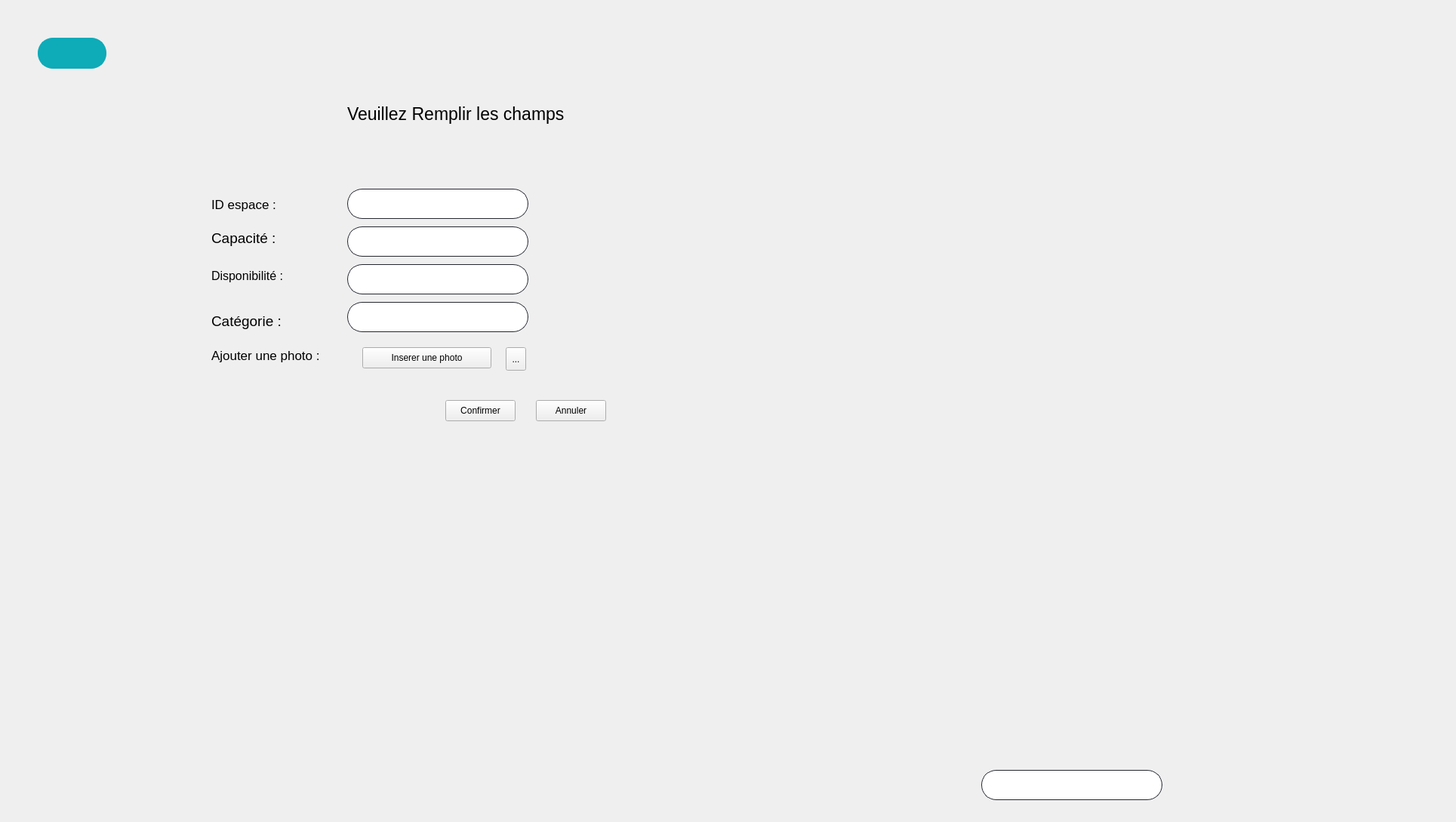
        <widget class="QWidget" name="AjouterEspace">
         <attribute name="title">
          <string>Ajouter Espace</string>
         </attribute>
         <widget class="QLabel" name="label">
          <property name="geometry">
           <rect>
            <x>-30</x>
            <y>-10</y>
            <width>1920</width>
            <height>1080</height>
           </rect>
          </property>
          <property name="font">
           <font>
            <pointsize>8</pointsize>
           </font>
          </property>
          <property name="text">
           <string/>
          </property>
          <property name="pixmap">
           <pixmap resource="res.qrc">:/img/back_empty.png</pixmap>
          </property>
          <property name="scaledContents">
           <bool>true</bool>
          </property>
         </widget>
         <widget class="QLabel" name="label_3">
          <property name="geometry">
           <rect>
            <x>280</x>
            <y>250</y>
            <width>131</width>
            <height>41</height>
           </rect>
          </property>
          <property name="font">
           <font>
            <pointsize>13</pointsize>
           </font>
          </property>
          <property name="contextMenuPolicy">
           <enum>Qt::NoContextMenu</enum>
          </property>
          <property name="text">
           <string>ID espace :</string>
          </property>
         </widget>
         <widget class="QLineEdit" name="nomActurlBox_2">
          <property name="geometry">
           <rect>
            <x>460</x>
            <y>300</y>
            <width>240</width>
            <height>40</height>
           </rect>
          </property>
          <property name="font">
           <font>
            <family>OpenSymbol</family>
            <pointsize>11</pointsize>
           </font>
          </property>
          <property name="styleSheet">
           <string notr="true">QLineEdit {
border: 1px solid rgb(37,39,48);
border-radius: 20px;
padding-left:20px;
padding-right:20px;
}
QLineEdit:hover{
	border: 2px solid rgb(222, 221, 218)
}
QLineEdit:focus{
	border: 2px solid rgb(154, 208, 236)
}</string>
          </property>
          <property name="text">
           <string/>
          </property>
          <property name="placeholderText">
           <string/>
          </property>
         </widget>
         <widget class="QLineEdit" name="nomActurlBox_3">
          <property name="geometry">
           <rect>
            <x>460</x>
            <y>250</y>
            <width>240</width>
            <height>40</height>
           </rect>
          </property>
          <property name="font">
           <font>
            <family>OpenSymbol</family>
            <pointsize>11</pointsize>
           </font>
          </property>
          <property name="contextMenuPolicy">
           <enum>Qt::NoContextMenu</enum>
          </property>
          <property name="styleSheet">
           <string notr="true">QLineEdit {
border: 1px solid rgb(37,39,48);
border-radius: 20px;
padding-left:20px;
padding-right:20px;
}
QLineEdit:hover{
	border: 2px solid rgb(222, 221, 218)
}
QLineEdit:focus{
	border: 2px solid rgb(154, 208, 236)
}</string>
          </property>
          <property name="text">
           <string/>
          </property>
          <property name="placeholderText">
           <string/>
          </property>
         </widget>
         <widget class="QLabel" name="label_4">
          <property name="geometry">
           <rect>
            <x>280</x>
            <y>300</y>
            <width>131</width>
            <height>31</height>
           </rect>
          </property>
          <property name="font">
           <font>
            <pointsize>14</pointsize>
           </font>
          </property>
          <property name="text">
           <string>Capacité :</string>
          </property>
         </widget>
         <widget class="QLabel" name="label_5">
          <property name="geometry">
           <rect>
            <x>280</x>
            <y>350</y>
            <width>131</width>
            <height>31</height>
           </rect>
          </property>
          <property name="font">
           <font>
            <pointsize>12</pointsize>
           </font>
          </property>
          <property name="text">
           <string>Disponibilité :</string>
          </property>
         </widget>
         <widget class="QLabel" name="label_6">
          <property name="geometry">
           <rect>
            <x>280</x>
            <y>410</y>
            <width>111</width>
            <height>31</height>
           </rect>
          </property>
          <property name="font">
           <font>
            <pointsize>14</pointsize>
           </font>
          </property>
          <property name="text">
           <string>Catégorie :</string>
          </property>
         </widget>
         <widget class="QLineEdit" name="nomActurlBox_4">
          <property name="geometry">
           <rect>
            <x>460</x>
            <y>400</y>
            <width>240</width>
            <height>40</height>
           </rect>
          </property>
          <property name="font">
           <font>
            <family>OpenSymbol</family>
            <pointsize>11</pointsize>
           </font>
          </property>
          <property name="styleSheet">
           <string notr="true">QLineEdit {
border: 1px solid rgb(37,39,48);
border-radius: 20px;
padding-left:20px;
padding-right:20px;
}
QLineEdit:hover{
	border: 2px solid rgb(222, 221, 218)
}
QLineEdit:focus{
	border: 2px solid rgb(154, 208, 236)
}</string>
          </property>
          <property name="text">
           <string/>
          </property>
          <property name="placeholderText">
           <string/>
          </property>
         </widget>
         <widget class="QLineEdit" name="nomActurlBox_5">
          <property name="geometry">
           <rect>
            <x>460</x>
            <y>350</y>
            <width>240</width>
            <height>40</height>
           </rect>
          </property>
          <property name="font">
           <font>
            <family>OpenSymbol</family>
            <pointsize>11</pointsize>
           </font>
          </property>
          <property name="styleSheet">
           <string notr="true">QLineEdit {
border: 1px solid rgb(37,39,48);
border-radius: 20px;
padding-left:20px;
padding-right:20px;
}
QLineEdit:hover{
	border: 2px solid rgb(222, 221, 218)
}
QLineEdit:focus{
	border: 2px solid rgb(154, 208, 236)
}</string>
          </property>
          <property name="text">
           <string/>
          </property>
          <property name="placeholderText">
           <string/>
          </property>
         </widget>
         <widget class="QLabel" name="label_7">
          <property name="geometry">
           <rect>
            <x>460</x>
            <y>120</y>
            <width>511</width>
            <height>61</height>
           </rect>
          </property>
          <property name="font">
           <font>
            <pointsize>17</pointsize>
           </font>
          </property>
          <property name="text">
           <string>Veuillez Remplir les champs</string>
          </property>
         </widget>
         <widget class="QLabel" name="label_8">
          <property name="geometry">
           <rect>
            <x>280</x>
            <y>440</y>
            <width>301</width>
            <height>61</height>
           </rect>
          </property>
          <property name="font">
           <font>
            <pointsize>13</pointsize>
           </font>
          </property>
          <property name="text">
           <string>Ajouter une photo :</string>
          </property>
         </widget>
         <widget class="QPushButton" name="returnEspButton_2">
          <property name="geometry">
           <rect>
            <x>50</x>
            <y>50</y>
            <width>91</width>
            <height>41</height>
           </rect>
          </property>
          <property name="styleSheet">
           <string notr="true">/* Styles généraux du bouton */
QPushButton {
    background-color: #0EABB8; /* Bleu clair pour représenter l'eau */
    border: 2px solid #0EABB8; /* Bordure bleue */
    color: #ffffff; /* Texte blanc */
    padding: 15px 25px; /* Espacement intérieur */
    font-size: 18px; /* Taille de la police */
    font-weight: bold; /* Police en gras */
    border-radius: 20px; /* Bordure arrondie */
    outline: none; /* Supprime la bordure de focus */
    position: relative; /* Position relative pour les pseudo-éléments */
    overflow: hidden; /* Cache le contenu débordant */
    transition: background-color 0.3s, color 0.3s; /* Transition des couleurs */
}

/* Style au survol du bouton */
QPushButton:hover {
    background-color: #03a9fc; /* Fond devient blanc */
    color: #0EABB8; /* Texte devient bleu clair */
}

/* Style au clic du bouton */
QPushButton:pressed {
    background-color: #1e4c6f; /* Bleu foncé lors du clic */
    color: #f8f8f8; /* Texte blanc lors du clic */
}

/* Animation pour le pseudo-élément :after */
QPushButton::after {
    content: ''; /* Contenu vide */
    position: absolute; /* Position absolue */
    width: 100%; /* Largeur à 100% */
    height: 100%; /* Hauteur à 100% */
    background-color: rgba(255, 255, 255, 0.3); /* Fond semi-transparent */
    top: 50%; /* Positionnement au centre vertical */
    left: 50%; /* Positionnement au centre horizontal */
    border-radius: 50%; /* Bordure arrondie */
    transform: translate(-50%, -50%) scale(0); /* Réduit l'échelle à 0 */
    transition: transform 0.5s ease; /* Transition de l'échelle */
}

/* Animation au survol du bouton */
QPushButton:hover::after {
    transform: translate(-50%, -50%) scale(2); /* Augmente l'échelle à 2 */
}</string>
          </property>
          <property name="text">
           <string/>
          </property>
          <property name="icon">
           <iconset resource="res.qrc">
            <normaloff>:/img/return.png</normaloff>:/img/return.png</iconset>
          </property>
          <property name="iconSize">
           <size>
            <width>35</width>
            <height>35</height>
           </size>
          </property>
          <property name="shortcut">
           <string>Backspace</string>
          </property>
         </widget>
         <widget class="QPushButton" name="pushButton_5">
          <property name="geometry">
           <rect>
            <x>590</x>
            <y>530</y>
            <width>93</width>
            <height>28</height>
           </rect>
          </property>
          <property name="text">
           <string>Confirmer</string>
          </property>
         </widget>
         <widget class="QPushButton" name="pushButton_2">
          <property name="geometry">
           <rect>
            <x>710</x>
            <y>530</y>
            <width>93</width>
            <height>28</height>
           </rect>
          </property>
          <property name="text">
           <string>Annuler</string>
          </property>
         </widget>
         <widget class="QToolButton" name="toolButton">
          <property name="geometry">
           <rect>
            <x>670</x>
            <y>460</y>
            <width>27</width>
            <height>31</height>
           </rect>
          </property>
          <property name="cursor">
           <cursorShape>OpenHandCursor</cursorShape>
          </property>
          <property name="contextMenuPolicy">
           <enum>Qt::NoContextMenu</enum>
          </property>
          <property name="text">
           <string>...</string>
          </property>
         </widget>
         <widget class="QLineEdit" name="nomActurlBox_6">
          <property name="geometry">
           <rect>
            <x>1300</x>
            <y>1020</y>
            <width>240</width>
            <height>40</height>
           </rect>
          </property>
          <property name="font">
           <font>
            <family>OpenSymbol</family>
            <pointsize>11</pointsize>
           </font>
          </property>
          <property name="styleSheet">
           <string notr="true">QLineEdit {
border: 1px solid rgb(37,39,48);
border-radius: 20px;
padding-left:20px;
padding-right:20px;
}
QLineEdit:hover{
	border: 2px solid rgb(222, 221, 218)
}
QLineEdit:focus{
	border: 2px solid rgb(154, 208, 236)
}</string>
          </property>
          <property name="text">
           <string/>
          </property>
          <property name="placeholderText">
           <string/>
          </property>
         </widget>
         <widget class="QPushButton" name="pushButton_3">
          <property name="geometry">
           <rect>
            <x>480</x>
            <y>460</y>
            <width>171</width>
            <height>28</height>
           </rect>
          </property>
          <property name="text">
           <string>Inserer une photo</string>
          </property>
         </widget>
        </widget>
